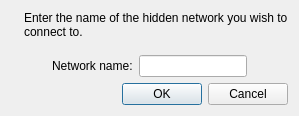
<?xml version="1.0" encoding="UTF-8"?>
<ui version="4.0">
 <class>HiddenNetworkInputDialog</class>
 <widget class="QDialog" name="HiddenNetworkInputDialog">
  <property name="geometry">
   <rect>
    <x>0</x>
    <y>0</y>
    <width>346</width>
    <height>117</height>
   </rect>
  </property>
  <property name="windowTitle">
   <string>Hidden wireless network</string>
  </property>
  <layout class="QVBoxLayout" name="verticalLayout">
   <property name="sizeConstraint">
    <enum>QLayout::SetFixedSize</enum>
   </property>
   <item>
    <layout class="QHBoxLayout" name="horizontalLayout_2">
     <item>
      <widget class="QLabel" name="icon">
       <property name="sizePolicy">
        <sizepolicy hsizetype="Maximum" vsizetype="Preferred">
         <horstretch>0</horstretch>
         <verstretch>0</verstretch>
        </sizepolicy>
       </property>
       <property name="text">
        <string/>
       </property>
      </widget>
     </item>
     <item>
      <widget class="QLabel" name="label">
       <property name="text">
        <string>Enter the name of the hidden network you wish to connect to.</string>
       </property>
       <property name="wordWrap">
        <bool>true</bool>
       </property>
      </widget>
     </item>
    </layout>
   </item>
   <item>
    <spacer name="verticalSpacer">
     <property name="orientation">
      <enum>Qt::Vertical</enum>
     </property>
     <property name="sizeType">
      <enum>QSizePolicy::Fixed</enum>
     </property>
     <property name="sizeHint" stdset="0">
      <size>
       <width>20</width>
       <height>10</height>
      </size>
     </property>
    </spacer>
   </item>
   <item>
    <layout class="QHBoxLayout" name="horizontalLayout">
     <item>
      <spacer name="horizontalSpacer">
       <property name="orientation">
        <enum>Qt::Horizontal</enum>
       </property>
       <property name="sizeHint" stdset="0">
        <size>
         <width>40</width>
         <height>20</height>
        </size>
       </property>
      </spacer>
     </item>
     <item>
      <layout class="QGridLayout" name="gridLayout">
       <item row="0" column="0">
        <widget class="QLabel" name="label_2">
         <property name="text">
          <string>Network name:</string>
         </property>
        </widget>
       </item>
       <item row="0" column="1">
        <widget class="QLineEdit" name="name">
         <property name="echoMode">
          <enum>QLineEdit::Normal</enum>
         </property>
        </widget>
       </item>
      </layout>
     </item>
     <item>
      <spacer name="horizontalSpacer_2">
       <property name="orientation">
        <enum>Qt::Horizontal</enum>
       </property>
       <property name="sizeHint" stdset="0">
        <size>
         <width>40</width>
         <height>20</height>
        </size>
       </property>
      </spacer>
     </item>
    </layout>
   </item>
   <item>
    <widget class="QDialogButtonBox" name="buttonBox">
     <property name="orientation">
      <enum>Qt::Horizontal</enum>
     </property>
     <property name="standardButtons">
      <set>QDialogButtonBox::Cancel|QDialogButtonBox::Ok</set>
     </property>
    </widget>
   </item>
  </layout>
 </widget>
 <tabstops>
  <tabstop>name</tabstop>
  <tabstop>buttonBox</tabstop>
 </tabstops>
 <resources>
  <include location="qconnman-ui.qrc"/>
 </resources>
 <connections>
  <connection>
   <sender>buttonBox</sender>
   <signal>accepted()</signal>
   <receiver>HiddenNetworkInputDialog</receiver>
   <slot>accept()</slot>
   <hints>
    <hint type="sourcelabel">
     <x>248</x>
     <y>254</y>
    </hint>
    <hint type="destinationlabel">
     <x>157</x>
     <y>274</y>
    </hint>
   </hints>
  </connection>
  <connection>
   <sender>buttonBox</sender>
   <signal>rejected()</signal>
   <receiver>HiddenNetworkInputDialog</receiver>
   <slot>reject()</slot>
   <hints>
    <hint type="sourcelabel">
     <x>316</x>
     <y>260</y>
    </hint>
    <hint type="destinationlabel">
     <x>286</x>
     <y>274</y>
    </hint>
   </hints>
  </connection>
 </connections>
</ui>
